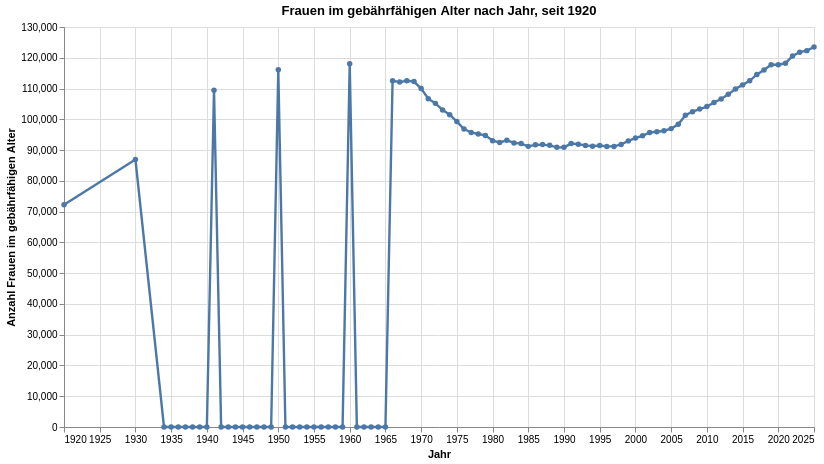

Notebook source saved alongside this figure:
### Code cell
grafik3 = mypy_dv.plot_altair_multiline_highlight(
    data = myAgg1.reset_index()
    ,x = 'StichtagDatJahr'
    ,y = 'sum_Frauen15bis49_noDM'
    ,x_beschriftung = 'Jahr'
    , y_beschriftung = 'Anzahl Frauen im gebährfähigen Alter'
    #,category = "ThemaLang"
    ,category_beschriftung= 'Legende:'
    ,warning_status = "ignore" #always or ignore
    ,myTitle="Frauen im gebährfähigen Alter nach Jahr, seit "+data_min_date
)
grafik3

### Figure 1 — Vega-Lite specification as saved in the notebook (floating-point values rounded to 4 significant figures)
{"config": {"view": {"continuousWidth": 300, "continuousHeight": 300}}, "layer": [{"mark": {"type": "circle"}, "encoding": {"opacity": {"value": 1.3}, "tooltip": [{"field": "StichtagDatJahr", "type": "temporal"}, {"field": "sum_Frauen15bis49_noDM", "type": "quantitative"}], "x": {"axis": {"title": "Jahr"}, "field": "StichtagDatJahr", "type": "temporal"}, "y": {"axis": {"title": "Anzahl Frauen im gebährfähigen Alter"}, "field": "sum_Frauen15bis49_noDM", "type": "quantitative"}}, "name": "view_26", "title": "Frauen im gebährfähigen Alter nach Jahr, seit 1920"}, {"mark": {"type": "line"}, "encoding": {"strokeWidth": {"condition": {"test": {"not": {"param": "param_26"}}, "value": 1.2}, "value": 2.4}, "tooltip": [{"field": "StichtagDatJahr", "type": "temporal"}, {"field": "sum_Frauen15bis49_noDM", "type": "quantitative"}], "x": {"axis": {"title": "Jahr"}, "field": "StichtagDatJahr", "type": "temporal"}, "y": {"axis": {"title": "Anzahl Frauen im gebährfähigen Alter"}, "field": "sum_Frauen15bis49_noDM", "type": "quantitative"}}, "title": "Frauen im gebährfähigen Alter nach Jahr, seit 1920"}], "data": {"name": "data-8bc20faa77a87ea3dd6db0198ec04153"}, "height": 400, "params": [{"name": "param_26", "select": {"type": "point", "fields": [""], "nearest": true, "on": "pointerover"}, "views": ["view_26"]}], "width": 750, "$schema": "https://vega.github.io/schema/vega-lite/v5.8.0.json", "datasets": {"data-8bc20faa77a87ea3dd6db0198ec04153": [{"StichtagDatJahr": "1920-01-01T00:00:00", "Jahr_nbr": 1920, "sum_AnzGebuWir": 3048, "sum_Frauen15bis49_noDM": 72230.0, "mean_Fertilitaetsrate_noDM": 42.48}, {"StichtagDatJahr": "1930-01-01T00:00:00", "Jahr_nbr": 1930, "sum_AnzGebuWir": 3436, "sum_Frauen15bis49_noDM": 86920.0, "mean_Fertilitaetsrate_noDM": 35.62}, {"StichtagDatJahr": "1934-01-01T00:00:00", "Jahr_nbr": 1934, "sum_AnzGebuWir": 4150, "sum_Frauen15bis49_noDM": 0.0, "mean_Fertilitaetsrate_noDM": null}, {"StichtagDatJahr": "1935-01-01T00:00:00", "Jahr_nbr": 1935, "sum_AnzGebuWir": 4222, "sum_Frauen15bis49_noDM": 0.0, "mean_Fertilitaetsrate_noDM": null}, {"StichtagDatJahr": "1936-01-01T00:00:00", "Jahr_nbr": 1936, "sum_AnzGebuWir": 3949, "sum_Frauen15bis49_noDM": 0.0, "mean_Fertilitaetsrate_noDM": null}, {"StichtagDatJahr": "1937-01-01T00:00:00", "Jahr_nbr": 1937, "sum_AnzGebuWir": 3736, "sum_Frauen15bis49_noDM": 0.0, "mean_Fertilitaetsrate_noDM": null}, {"StichtagDatJahr": "1938-01-01T00:00:00", "Jahr_nbr": 1938, "sum_AnzGebuWir": 3836, "sum_Frauen15bis49_noDM": 0.0, "mean_Fertilitaetsrate_noDM": null}, {"StichtagDatJahr": "1939-01-01T00:00:00", "Jahr_nbr": 1939, "sum_AnzGebuWir": 3808, "sum_Frauen15bis49_noDM": 0.0, "mean_Fertilitaetsrate_noDM": null}, {"StichtagDatJahr": "1940-01-01T00:00:00", "Jahr_nbr": 1940, "sum_AnzGebuWir": 4069, "sum_Frauen15bis49_noDM": 0.0, "mean_Fertilitaetsrate_noDM": null}, {"StichtagDatJahr": "1941-01-01T00:00:00", "Jahr_nbr": 1941, "sum_AnzGebuWir": 4926, "sum_Frauen15bis49_noDM": 109500.0, "mean_Fertilitaetsrate_noDM": 42.8}, {"StichtagDatJahr": "1942-01-01T00:00:00", "Jahr_nbr": 1942, "sum_AnzGebuWir": 5273, "sum_Frauen15bis49_noDM": 0.0, "mean_Fertilitaetsrate_noDM": null}, {"StichtagDatJahr": "1943-01-01T00:00:00", "Jahr_nbr": 1943, "sum_AnzGebuWir": 5547, "sum_Frauen15bis49_noDM": 0.0, "mean_Fertilitaetsrate_noDM": null}, {"StichtagDatJahr": "1944-01-01T00:00:00", "Jahr_nbr": 1944, "sum_AnzGebuWir": 5769, "sum_Frauen15bis49_noDM": 0.0, "mean_Fertilitaetsrate_noDM": null}, {"StichtagDatJahr": "1945-01-01T00:00:00", "Jahr_nbr": 1945, "sum_AnzGebuWir": 6039, "sum_Frauen15bis49_noDM": 0.0, "mean_Fertilitaetsrate_noDM": null}, {"StichtagDatJahr": "1946-01-01T00:00:00", "Jahr_nbr": 1946, "sum_AnzGebuWir": 5937, "sum_Frauen15bis49_noDM": 0.0, "mean_Fertilitaetsrate_noDM": null}, {"StichtagDatJahr": "1947-01-01T00:00:00", "Jahr_nbr": 1947, "sum_AnzGebuWir": 5738, "sum_Frauen15bis49_noDM": 0.0, "mean_Fertilitaetsrate_noDM": null}, {"StichtagDatJahr": "1948-01-01T00:00:00", "Jahr_nbr": 1948, "sum_AnzGebuWir": 5423, "sum_Frauen15bis49_noDM": 0.0, "mean_Fertilitaetsrate_noDM": null}, {"StichtagDatJahr": "1949-01-01T00:00:00", "Jahr_nbr": 1949, "sum_AnzGebuWir": 5322, "sum_Frauen15bis49_noDM": 0.0, "mean_Fertilitaetsrate_noDM": null}, {"StichtagDatJahr": "1950-01-01T00:00:00", "Jahr_nbr": 1950, "sum_AnzGebuWir": 5432, "sum_Frauen15bis49_noDM": 116100.0, "mean_Fertilitaetsrate_noDM": 43.28}, {"StichtagDatJahr": "1951-01-01T00:00:00", "Jahr_nbr": 1951, "sum_AnzGebuWir": 5282, "sum_Frauen15bis49_noDM": 0.0, "mean_Fertilitaetsrate_noDM": null}, {"StichtagDatJahr": "1952-01-01T00:00:00", "Jahr_nbr": 1952, "sum_AnzGebuWir": 5600, "sum_Frauen15bis49_noDM": 0.0, "mean_Fertilitaetsrate_noDM": null}, {"StichtagDatJahr": "1953-01-01T00:00:00", "Jahr_nbr": 1953, "sum_AnzGebuWir": 5698, "sum_Frauen15bis49_noDM": 0.0, "mean_Fertilitaetsrate_noDM": null}, {"StichtagDatJahr": "1954-01-01T00:00:00", "Jahr_nbr": 1954, "sum_AnzGebuWir": 5707, "sum_Frauen15bis49_noDM": 0.0, "mean_Fertilitaetsrate_noDM": null}, {"StichtagDatJahr": "1955-01-01T00:00:00", "Jahr_nbr": 1955, "sum_AnzGebuWir": 5899, "sum_Frauen15bis49_noDM": 0.0, "mean_Fertilitaetsrate_noDM": null}, {"StichtagDatJahr": "1956-01-01T00:00:00", "Jahr_nbr": 1956, "sum_AnzGebuWir": 5818, "sum_Frauen15bis49_noDM": 0.0, "mean_Fertilitaetsrate_noDM": null}, {"StichtagDatJahr": "1957-01-01T00:00:00", "Jahr_nbr": 1957, "sum_AnzGebuWir": 5941, "sum_Frauen15bis49_noDM": 0.0, "mean_Fertilitaetsrate_noDM": null}, {"StichtagDatJahr": "1958-01-01T00:00:00", "Jahr_nbr": 1958, "sum_AnzGebuWir": 6073, "sum_Frauen15bis49_noDM": 0.0, "mean_Fertilitaetsrate_noDM": null}, {"StichtagDatJahr": "1959-01-01T00:00:00", "Jahr_nbr": 1959, "sum_AnzGebuWir": 6132, "sum_Frauen15bis49_noDM": 0.0, "mean_Fertilitaetsrate_noDM": null}, {"StichtagDatJahr": "1960-01-01T00:00:00", "Jahr_nbr": 1960, "sum_AnzGebuWir": 6084, "sum_Frauen15bis49_noDM": 118000.0, "mean_Fertilitaetsrate_noDM": 55.95}, {"StichtagDatJahr": "1961-01-01T00:00:00", "Jahr_nbr": 1961, "sum_AnzGebuWir": 6147, "sum_Frauen15bis49_noDM": 0.0, "mean_Fertilitaetsrate_noDM": null}, {"StichtagDatJahr": "1962-01-01T00:00:00", "Jahr_nbr": 1962, "sum_AnzGebuWir": 6034, "sum_Frauen15bis49_noDM": 0.0, "mean_Fertilitaetsrate_noDM": null}, {"StichtagDatJahr": "1963-01-01T00:00:00", "Jahr_nbr": 1963, "sum_AnzGebuWir": 6002, "sum_Frauen15bis49_noDM": 0.0, "mean_Fertilitaetsrate_noDM": null}, {"StichtagDatJahr": "1964-01-01T00:00:00", "Jahr_nbr": 1964, "sum_AnzGebuWir": 5746, "sum_Frauen15bis49_noDM": 0.0, "mean_Fertilitaetsrate_noDM": null}, {"StichtagDatJahr": "1965-01-01T00:00:00", "Jahr_nbr": 1965, "sum_AnzGebuWir": 5582, "sum_Frauen15bis49_noDM": 0.0, "mean_Fertilitaetsrate_noDM": null}, {"StichtagDatJahr": "1966-01-01T00:00:00", "Jahr_nbr": 1966, "sum_AnzGebuWir": 5248, "sum_Frauen15bis49_noDM": 112500.0, "mean_Fertilitaetsrate_noDM": 58.98}, {"StichtagDatJahr": "1967-01-01T00:00:00", "Jahr_nbr": 1967, "sum_AnzGebuWir": 5093, "sum_Frauen15bis49_noDM": 112100.0, "mean_Fertilitaetsrate_noDM": 59.71}, {"StichtagDatJahr": "1968-01-01T00:00:00", "Jahr_nbr": 1968, "sum_AnzGebuWir": 4777, "sum_Frauen15bis49_noDM": 112500.0, "mean_Fertilitaetsrate_noDM": 55.17}, {"StichtagDatJahr": "1969-01-01T00:00:00", "Jahr_nbr": 1969, "sum_AnzGebuWir": 4343, "sum_Frauen15bis49_noDM": 112300.0, "mean_Fertilitaetsrate_noDM": 52.12}, {"StichtagDatJahr": "1970-01-01T00:00:00", "Jahr_nbr": 1970, "sum_AnzGebuWir": 4150, "sum_Frauen15bis49_noDM": 110000.0, "mean_Fertilitaetsrate_noDM": 51.26}, {"StichtagDatJahr": "1971-01-01T00:00:00", "Jahr_nbr": 1971, "sum_AnzGebuWir": 3874, "sum_Frauen15bis49_noDM": 106700.0, "mean_Fertilitaetsrate_noDM": 52.23}, {"StichtagDatJahr": "1972-01-01T00:00:00", "Jahr_nbr": 1972, "sum_AnzGebuWir": 3687, "sum_Frauen15bis49_noDM": 105200.0, "mean_Fertilitaetsrate_noDM": 50.41}, {"StichtagDatJahr": "1973-01-01T00:00:00", "Jahr_nbr": 1973, "sum_AnzGebuWir": 3365, "sum_Frauen15bis49_noDM": 103000.0, "mean_Fertilitaetsrate_noDM": 47.11}, {"StichtagDatJahr": "1974-01-01T00:00:00", "Jahr_nbr": 1974, "sum_AnzGebuWir": 3220, "sum_Frauen15bis49_noDM": 101500.0, "mean_Fertilitaetsrate_noDM": 46.16}, {"StichtagDatJahr": "1975-01-01T00:00:00", "Jahr_nbr": 1975, "sum_AnzGebuWir": 3028, "sum_Frauen15bis49_noDM": 99260.0, "mean_Fertilitaetsrate_noDM": 46.07}, {"StichtagDatJahr": "1976-01-01T00:00:00", "Jahr_nbr": 1976, "sum_AnzGebuWir": 2880, "sum_Frauen15bis49_noDM": 96820.0, "mean_Fertilitaetsrate_noDM": 45.55}, {"StichtagDatJahr": "1977-01-01T00:00:00", "Jahr_nbr": 1977, "sum_AnzGebuWir": 2871, "sum_Frauen15bis49_noDM": 95720.0, "mean_Fertilitaetsrate_noDM": 46.35}, {"StichtagDatJahr": "1978-01-01T00:00:00", "Jahr_nbr": 1978, "sum_AnzGebuWir": 2882, "sum_Frauen15bis49_noDM": 95240.0, "mean_Fertilitaetsrate_noDM": 41.34}, {"StichtagDatJahr": "1979-01-01T00:00:00", "Jahr_nbr": 1979, "sum_AnzGebuWir": 2893, "sum_Frauen15bis49_noDM": 94770.0, "mean_Fertilitaetsrate_noDM": 40.66}, {"StichtagDatJahr": "1980-01-01T00:00:00", "Jahr_nbr": 1980, "sum_AnzGebuWir": 2953, "sum_Frauen15bis49_noDM": 93040.0, "mean_Fertilitaetsrate_noDM": 41.65}, {"StichtagDatJahr": "1981-01-01T00:00:00", "Jahr_nbr": 1981, "sum_AnzGebuWir": 2989, "sum_Frauen15bis49_noDM": 92470.0, "mean_Fertilitaetsrate_noDM": 42.79}, {"StichtagDatJahr": "1982-01-01T00:00:00", "Jahr_nbr": 1982, "sum_AnzGebuWir": 3076, "sum_Frauen15bis49_noDM": 93160.0, "mean_Fertilitaetsrate_noDM": 43.0}, {"StichtagDatJahr": "1983-01-01T00:00:00", "Jahr_nbr": 1983, "sum_AnzGebuWir": 2994, "sum_Frauen15bis49_noDM": 92330.0, "mean_Fertilitaetsrate_noDM": 39.58}, {"StichtagDatJahr": "1984-01-01T00:00:00", "Jahr_nbr": 1984, "sum_AnzGebuWir": 2984, "sum_Frauen15bis49_noDM": 92110.0, "mean_Fertilitaetsrate_noDM": 39.97}, {"StichtagDatJahr": "1985-01-01T00:00:00", "Jahr_nbr": 1985, "sum_AnzGebuWir": 2953, "sum_Frauen15bis49_noDM": 91200.0, "mean_Fertilitaetsrate_noDM": 40.12}, {"StichtagDatJahr": "1986-01-01T00:00:00", "Jahr_nbr": 1986, "sum_AnzGebuWir": 2986, "sum_Frauen15bis49_noDM": 91700.0, "mean_Fertilitaetsrate_noDM": 39.56}, {"StichtagDatJahr": "1987-01-01T00:00:00", "Jahr_nbr": 1987, "sum_AnzGebuWir": 2942, "sum_Frauen15bis49_noDM": 91780.0, "mean_Fertilitaetsrate_noDM": 39.69}, {"StichtagDatJahr": "1988-01-01T00:00:00", "Jahr_nbr": 1988, "sum_AnzGebuWir": 3036, "sum_Frauen15bis49_noDM": 91540.0, "mean_Fertilitaetsrate_noDM": 40.91}, {"StichtagDatJahr": "1989-01-01T00:00:00", "Jahr_nbr": 1989, "sum_AnzGebuWir": 3044, "sum_Frauen15bis49_noDM": 90880.0, "mean_Fertilitaetsrate_noDM": 40.94}, {"StichtagDatJahr": "1990-01-01T00:00:00", "Jahr_nbr": 1990, "sum_AnzGebuWir": 3046, "sum_Frauen15bis49_noDM": 90910.0, "mean_Fertilitaetsrate_noDM": 40.64}, {"StichtagDatJahr": "1991-01-01T00:00:00", "Jahr_nbr": 1991, "sum_AnzGebuWir": 3342, "sum_Frauen15bis49_noDM": 92110.0, "mean_Fertilitaetsrate_noDM": 42.69}, {"StichtagDatJahr": "1992-01-01T00:00:00", "Jahr_nbr": 1992, "sum_AnzGebuWir": 3406, "sum_Frauen15bis49_noDM": 91920.0, "mean_Fertilitaetsrate_noDM": 43.31}, {"StichtagDatJahr": "1993-01-01T00:00:00", "Jahr_nbr": 1993, "sum_AnzGebuWir": 3400, "sum_Frauen15bis49_noDM": 91520.0, "mean_Fertilitaetsrate_noDM": 43.57}, {"StichtagDatJahr": "1994-01-01T00:00:00", "Jahr_nbr": 1994, "sum_AnzGebuWir": 3483, "sum_Frauen15bis49_noDM": 91280.0, "mean_Fertilitaetsrate_noDM": 44.76}, {"StichtagDatJahr": "1995-01-01T00:00:00", "Jahr_nbr": 1995, "sum_AnzGebuWir": 3419, "sum_Frauen15bis49_noDM": 91500.0, "mean_Fertilitaetsrate_noDM": 44.09}, {"StichtagDatJahr": "1996-01-01T00:00:00", "Jahr_nbr": 1996, "sum_AnzGebuWir": 3430, "sum_Frauen15bis49_noDM": 91200.0, "mean_Fertilitaetsrate_noDM": 44.53}, {"StichtagDatJahr": "1997-01-01T00:00:00", "Jahr_nbr": 1997, "sum_AnzGebuWir": 3459, "sum_Frauen15bis49_noDM": 91200.0, "mean_Fertilitaetsrate_noDM": 45.42}, {"StichtagDatJahr": "1998-01-01T00:00:00", "Jahr_nbr": 1998, "sum_AnzGebuWir": 3455, "sum_Frauen15bis49_noDM": 91820.0, "mean_Fertilitaetsrate_noDM": 46.01}, {"StichtagDatJahr": "1999-01-01T00:00:00", "Jahr_nbr": 1999, "sum_AnzGebuWir": 3489, "sum_Frauen15bis49_noDM": 92990.0, "mean_Fertilitaetsrate_noDM": 45.42}, {"StichtagDatJahr": "2000-01-01T00:00:00", "Jahr_nbr": 2000, "sum_AnzGebuWir": 3577, "sum_Frauen15bis49_noDM": 93900.0, "mean_Fertilitaetsrate_noDM": 46.22}, {"StichtagDatJahr": "2001-01-01T00:00:00", "Jahr_nbr": 2001, "sum_AnzGebuWir": 3472, "sum_Frauen15bis49_noDM": 94650.0, "mean_Fertilitaetsrate_noDM": 44.22}, {"StichtagDatJahr": "2002-01-01T00:00:00", "Jahr_nbr": 2002, "sum_AnzGebuWir": 3553, "sum_Frauen15bis49_noDM": 95730.0, "mean_Fertilitaetsrate_noDM": 44.55}, {"StichtagDatJahr": "2003-01-01T00:00:00", "Jahr_nbr": 2003, "sum_AnzGebuWir": 3629, "sum_Frauen15bis49_noDM": 95970.0, "mean_Fertilitaetsrate_noDM": 44.95}, {"StichtagDatJahr": "2004-01-01T00:00:00", "Jahr_nbr": 2004, "sum_AnzGebuWir": 3791, "sum_Frauen15bis49_noDM": 96280.0, "mean_Fertilitaetsrate_noDM": 46.6}, {"StichtagDatJahr": "2005-01-01T00:00:00", "Jahr_nbr": 2005, "sum_AnzGebuWir": 3895, "sum_Frauen15bis49_noDM": 96980.0, "mean_Fertilitaetsrate_noDM": 46.87}, {"StichtagDatJahr": "2006-01-01T00:00:00", "Jahr_nbr": 2006, "sum_AnzGebuWir": 4029, "sum_Frauen15bis49_noDM": 98390.0, "mean_Fertilitaetsrate_noDM": 47.93}, {"StichtagDatJahr": "2007-01-01T00:00:00", "Jahr_nbr": 2007, "sum_AnzGebuWir": 4119, "sum_Frauen15bis49_noDM": 101300.0, "mean_Fertilitaetsrate_noDM": 46.71}, {"StichtagDatJahr": "2008-01-01T00:00:00", "Jahr_nbr": 2008, "sum_AnzGebuWir": 4349, "sum_Frauen15bis49_noDM": 102500.0, "mean_Fertilitaetsrate_noDM": 48.28}, {"StichtagDatJahr": "2009-01-01T00:00:00", "Jahr_nbr": 2009, "sum_AnzGebuWir": 4639, "sum_Frauen15bis49_noDM": 103300.0, "mean_Fertilitaetsrate_noDM": 50.95}, {"StichtagDatJahr": "2010-01-01T00:00:00", "Jahr_nbr": 2010, "sum_AnzGebuWir": 4588, "sum_Frauen15bis49_noDM": 104100.0, "mean_Fertilitaetsrate_noDM": 49.21}, {"StichtagDatJahr": "2011-01-01T00:00:00", "Jahr_nbr": 2011, "sum_AnzGebuWir": 4760, "sum_Frauen15bis49_noDM": 105500.0, "mean_Fertilitaetsrate_noDM": 49.97}, {"StichtagDatJahr": "2012-01-01T00:00:00", "Jahr_nbr": 2012, "sum_AnzGebuWir": 4678, "sum_Frauen15bis49_noDM": 106600.0, "mean_Fertilitaetsrate_noDM": 48.69}, {"StichtagDatJahr": "2013-01-01T00:00:00", "Jahr_nbr": 2013, "sum_AnzGebuWir": 4920, "sum_Frauen15bis49_noDM": 108100.0, "mean_Fertilitaetsrate_noDM": 50.18}, {"StichtagDatJahr": "2014-01-01T00:00:00", "Jahr_nbr": 2014, "sum_AnzGebuWir": 5145, "sum_Frauen15bis49_noDM": 109900.0, "mean_Fertilitaetsrate_noDM": 51.3}, {"StichtagDatJahr": "2015-01-01T00:00:00", "Jahr_nbr": 2015, "sum_AnzGebuWir": 5191, "sum_Frauen15bis49_noDM": 111200.0, "mean_Fertilitaetsrate_noDM": 51.03}, {"StichtagDatJahr": "2016-01-01T00:00:00", "Jahr_nbr": 2016, "sum_AnzGebuWir": 5176, "sum_Frauen15bis49_noDM": 112500.0, "mean_Fertilitaetsrate_noDM": 49.76}, {"StichtagDatJahr": "2017-01-01T00:00:00", "Jahr_nbr": 2017, "sum_AnzGebuWir": 5240, "sum_Frauen15bis49_noDM": 114600.0, "mean_Fertilitaetsrate_noDM": 49.64}, {"StichtagDatJahr": "2018-01-01T00:00:00", "Jahr_nbr": 2018, "sum_AnzGebuWir": 5212, "sum_Frauen15bis49_noDM": 116000.0, "mean_Fertilitaetsrate_noDM": 48.54}, {"StichtagDatJahr": "2019-01-01T00:00:00", "Jahr_nbr": 2019, "sum_AnzGebuWir": 5134, "sum_Frauen15bis49_noDM": 117700.0, "mean_Fertilitaetsrate_noDM": 46.65}, {"StichtagDatJahr": "2020-01-01T00:00:00", "Jahr_nbr": 2020, "sum_AnzGebuWir": 5133, "sum_Frauen15bis49_noDM": 117700.0, "mean_Fertilitaetsrate_noDM": 46.61}, {"StichtagDatJahr": "2021-01-01T00:00:00", "Jahr_nbr": 2021, "sum_AnzGebuWir": 5261, "sum_Frauen15bis49_noDM": 118200.0, "mean_Fertilitaetsrate_noDM": 47.6}, {"StichtagDatJahr": "2022-01-01T00:00:00", "Jahr_nbr": 2022, "sum_AnzGebuWir": 4538, "sum_Frauen15bis49_noDM": 120600.0, "mean_Fertilitaetsrate_noDM": 40.29}, {"StichtagDatJahr": "2023-01-01T00:00:00", "Jahr_nbr": 2023, "sum_AnzGebuWir": 4475, "sum_Frauen15bis49_noDM": 121800.0, "mean_Fertilitaetsrate_noDM": 39.45}, {"StichtagDatJahr": "2024-01-01T00:00:00", "Jahr_nbr": 2024, "sum_AnzGebuWir": 4345, "sum_Frauen15bis49_noDM": 122300.0, "mean_Fertilitaetsrate_noDM": 38.35}, {"StichtagDatJahr": "2025-01-01T00:00:00", "Jahr_nbr": 2025, "sum_AnzGebuWir": 4535, "sum_Frauen15bis49_noDM": 123500.0, "mean_Fertilitaetsrate_noDM": 39.49}]}}
